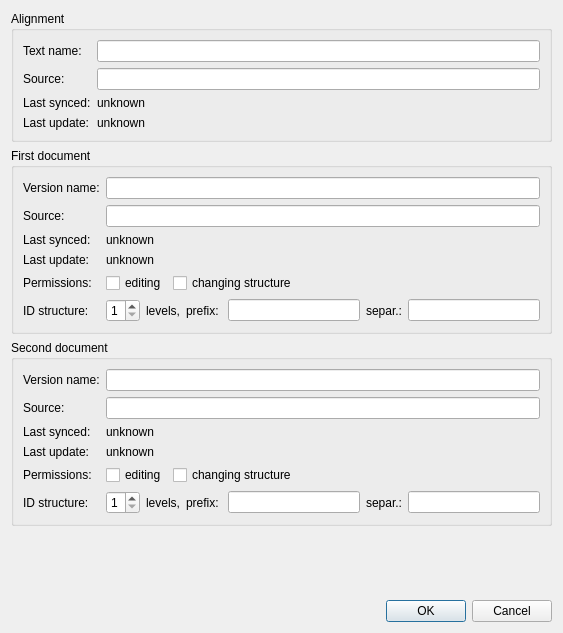
<?xml version="1.0" encoding="UTF-8"?>
<ui version="4.0">
 <class>AlignmentAttrDialog</class>
 <widget class="QDialog" name="AlignmentAttrDialog">
  <property name="geometry">
   <rect>
    <x>0</x>
    <y>0</y>
    <width>563</width>
    <height>633</height>
   </rect>
  </property>
  <property name="sizePolicy">
   <sizepolicy hsizetype="Preferred" vsizetype="Minimum">
    <horstretch>0</horstretch>
    <verstretch>0</verstretch>
   </sizepolicy>
  </property>
  <property name="windowTitle">
   <string>Dialog</string>
  </property>
  <layout class="QVBoxLayout" name="verticalLayout">
   <item>
    <widget class="QGroupBox" name="alBox">
     <property name="sizePolicy">
      <sizepolicy hsizetype="Preferred" vsizetype="Preferred">
       <horstretch>0</horstretch>
       <verstretch>0</verstretch>
      </sizepolicy>
     </property>
     <property name="title">
      <string>Alignment</string>
     </property>
     <layout class="QFormLayout" name="formLayout">
      <property name="fieldGrowthPolicy">
       <enum>QFormLayout::ExpandingFieldsGrow</enum>
      </property>
      <item row="1" column="0">
       <widget class="QLabel" name="label_textName">
        <property name="text">
         <string>Text name:</string>
        </property>
       </widget>
      </item>
      <item row="1" column="1">
       <widget class="QLineEdit" name="edit_textName"/>
      </item>
      <item row="3" column="0">
       <widget class="QLabel" name="label_source">
        <property name="text">
         <string>Source:</string>
        </property>
       </widget>
      </item>
      <item row="3" column="1">
       <widget class="QLineEdit" name="edit_source"/>
      </item>
      <item row="5" column="0">
       <widget class="QLabel" name="label_lastSync">
        <property name="text">
         <string>Last synced:</string>
        </property>
       </widget>
      </item>
      <item row="5" column="1">
       <widget class="QLabel" name="lastSynced">
        <property name="text">
         <string>unknown</string>
        </property>
       </widget>
      </item>
      <item row="7" column="0">
       <widget class="QLabel" name="label_lastUpdate">
        <property name="text">
         <string>Last update:</string>
        </property>
       </widget>
      </item>
      <item row="7" column="1">
       <widget class="QLabel" name="lastUpdate">
        <property name="text">
         <string>unknown</string>
        </property>
       </widget>
      </item>
     </layout>
    </widget>
   </item>
   <item>
    <widget class="QGroupBox" name="ver1Box">
     <property name="sizePolicy">
      <sizepolicy hsizetype="Preferred" vsizetype="Preferred">
       <horstretch>0</horstretch>
       <verstretch>0</verstretch>
      </sizepolicy>
     </property>
     <property name="title">
      <string>First document</string>
     </property>
     <layout class="QGridLayout" name="gridLayout_2">
      <item row="0" column="0">
       <widget class="QLabel" name="label_v1Name">
        <property name="text">
         <string>Version name:</string>
        </property>
       </widget>
      </item>
      <item row="0" column="1">
       <widget class="QLineEdit" name="edit_v1Name"/>
      </item>
      <item row="1" column="0">
       <widget class="QLabel" name="label_v1Source">
        <property name="text">
         <string>Source:</string>
        </property>
       </widget>
      </item>
      <item row="1" column="1">
       <widget class="QLineEdit" name="edit_v1Source"/>
      </item>
      <item row="2" column="0">
       <widget class="QLabel" name="label_v1LastSync">
        <property name="text">
         <string>Last synced:</string>
        </property>
       </widget>
      </item>
      <item row="2" column="1">
       <widget class="QLabel" name="v1LastSynced">
        <property name="text">
         <string>unknown</string>
        </property>
       </widget>
      </item>
      <item row="3" column="0">
       <widget class="QLabel" name="label_v1LastUpdate">
        <property name="text">
         <string>Last update:</string>
        </property>
       </widget>
      </item>
      <item row="3" column="1">
       <widget class="QLabel" name="v1LastUpdated">
        <property name="text">
         <string>unknown</string>
        </property>
       </widget>
      </item>
      <item row="4" column="0">
       <widget class="QLabel" name="label_v1Perm">
        <property name="text">
         <string>Permissions:</string>
        </property>
       </widget>
      </item>
      <item row="4" column="1">
       <layout class="QHBoxLayout" name="horizontalLayout_3">
        <item>
         <widget class="QCheckBox" name="permv1Editing">
          <property name="text">
           <string>editing</string>
          </property>
         </widget>
        </item>
        <item>
         <widget class="QCheckBox" name="permv1ChStruct">
          <property name="sizePolicy">
           <sizepolicy hsizetype="Expanding" vsizetype="Fixed">
            <horstretch>0</horstretch>
            <verstretch>0</verstretch>
           </sizepolicy>
          </property>
          <property name="text">
           <string>changing structure</string>
          </property>
         </widget>
        </item>
       </layout>
      </item>
      <item row="5" column="0">
       <widget class="QLabel" name="label_v1IDStruct">
        <property name="text">
         <string>ID structure:</string>
        </property>
       </widget>
      </item>
      <item row="5" column="1">
       <layout class="QHBoxLayout" name="horizontalLayout_1">
        <item>
         <widget class="QSpinBox" name="edit_v1Levels">
          <property name="minimum">
           <number>1</number>
          </property>
          <property name="maximum">
           <number>2</number>
          </property>
         </widget>
        </item>
        <item>
         <widget class="QLabel" name="label_v1Levels">
          <property name="text">
           <string>levels,</string>
          </property>
         </widget>
        </item>
        <item>
         <widget class="QLabel" name="label_v1Prefix">
          <property name="text">
           <string>prefix: </string>
          </property>
         </widget>
        </item>
        <item>
         <widget class="QLineEdit" name="edit_v1prefix"/>
        </item>
        <item>
         <widget class="QLabel" name="label_v1Separ">
          <property name="text">
           <string>separ.:</string>
          </property>
         </widget>
        </item>
        <item>
         <widget class="QLineEdit" name="edit_v1Separ"/>
        </item>
       </layout>
      </item>
     </layout>
    </widget>
   </item>
   <item>
    <widget class="QGroupBox" name="ver2Box">
     <property name="sizePolicy">
      <sizepolicy hsizetype="Preferred" vsizetype="Preferred">
       <horstretch>0</horstretch>
       <verstretch>0</verstretch>
      </sizepolicy>
     </property>
     <property name="title">
      <string>Second document</string>
     </property>
     <layout class="QGridLayout" name="gridLayout">
      <item row="0" column="0">
       <widget class="QLabel" name="label_v2Name">
        <property name="text">
         <string>Version name:</string>
        </property>
       </widget>
      </item>
      <item row="0" column="1">
       <widget class="QLineEdit" name="edit_v2Name"/>
      </item>
      <item row="1" column="0">
       <widget class="QLabel" name="label_v2Source">
        <property name="text">
         <string>Source:</string>
        </property>
       </widget>
      </item>
      <item row="1" column="1">
       <widget class="QLineEdit" name="edit_v2Source"/>
      </item>
      <item row="2" column="0">
       <widget class="QLabel" name="label_v2LastSync">
        <property name="text">
         <string>Last synced:</string>
        </property>
       </widget>
      </item>
      <item row="2" column="1">
       <widget class="QLabel" name="v2LastSynced">
        <property name="text">
         <string>unknown</string>
        </property>
       </widget>
      </item>
      <item row="3" column="0">
       <widget class="QLabel" name="label_v2LastUpdate">
        <property name="text">
         <string>Last update:</string>
        </property>
       </widget>
      </item>
      <item row="3" column="1">
       <widget class="QLabel" name="v2LastUpdated">
        <property name="text">
         <string>unknown</string>
        </property>
       </widget>
      </item>
      <item row="4" column="0">
       <widget class="QLabel" name="label_v2Perm">
        <property name="text">
         <string>Permissions:</string>
        </property>
       </widget>
      </item>
      <item row="4" column="1">
       <layout class="QHBoxLayout" name="horizontalLayout_4">
        <item>
         <widget class="QCheckBox" name="permv2Editing">
          <property name="sizePolicy">
           <sizepolicy hsizetype="Preferred" vsizetype="Fixed">
            <horstretch>0</horstretch>
            <verstretch>0</verstretch>
           </sizepolicy>
          </property>
          <property name="text">
           <string>editing</string>
          </property>
         </widget>
        </item>
        <item>
         <widget class="QCheckBox" name="permv2ChStruct">
          <property name="sizePolicy">
           <sizepolicy hsizetype="Expanding" vsizetype="Fixed">
            <horstretch>0</horstretch>
            <verstretch>0</verstretch>
           </sizepolicy>
          </property>
          <property name="text">
           <string>changing structure</string>
          </property>
         </widget>
        </item>
       </layout>
      </item>
      <item row="5" column="0">
       <widget class="QLabel" name="label_v2IDStruct">
        <property name="text">
         <string>ID structure:</string>
        </property>
       </widget>
      </item>
      <item row="5" column="1">
       <layout class="QHBoxLayout" name="horizontalLayout_2">
        <item>
         <widget class="QSpinBox" name="edit_v2Levels">
          <property name="minimum">
           <number>1</number>
          </property>
          <property name="maximum">
           <number>2</number>
          </property>
         </widget>
        </item>
        <item>
         <widget class="QLabel" name="label_v2Levels">
          <property name="text">
           <string>levels,</string>
          </property>
         </widget>
        </item>
        <item>
         <widget class="QLabel" name="label_v2Prefix">
          <property name="text">
           <string>prefix: </string>
          </property>
         </widget>
        </item>
        <item>
         <widget class="QLineEdit" name="edit_v2prefix"/>
        </item>
        <item>
         <widget class="QLabel" name="label_v2Separ">
          <property name="text">
           <string>separ.:</string>
          </property>
         </widget>
        </item>
        <item>
         <widget class="QLineEdit" name="edit_v2Separ"/>
        </item>
       </layout>
      </item>
     </layout>
    </widget>
   </item>
   <item>
    <widget class="QLabel" name="label_warning">
     <property name="sizePolicy">
      <sizepolicy hsizetype="Preferred" vsizetype="MinimumExpanding">
       <horstretch>0</horstretch>
       <verstretch>0</verstretch>
      </sizepolicy>
     </property>
     <property name="text">
      <string/>
     </property>
     <property name="alignment">
      <set>Qt::AlignCenter</set>
     </property>
     <property name="wordWrap">
      <bool>true</bool>
     </property>
    </widget>
   </item>
   <item>
    <widget class="QDialogButtonBox" name="buttonBox">
     <property name="orientation">
      <enum>Qt::Horizontal</enum>
     </property>
     <property name="standardButtons">
      <set>QDialogButtonBox::Cancel|QDialogButtonBox::Ok</set>
     </property>
    </widget>
   </item>
  </layout>
 </widget>
 <resources/>
 <connections>
  <connection>
   <sender>buttonBox</sender>
   <signal>accepted()</signal>
   <receiver>AlignmentAttrDialog</receiver>
   <slot>accept()</slot>
   <hints>
    <hint type="sourcelabel">
     <x>248</x>
     <y>254</y>
    </hint>
    <hint type="destinationlabel">
     <x>157</x>
     <y>274</y>
    </hint>
   </hints>
  </connection>
  <connection>
   <sender>buttonBox</sender>
   <signal>rejected()</signal>
   <receiver>AlignmentAttrDialog</receiver>
   <slot>reject()</slot>
   <hints>
    <hint type="sourcelabel">
     <x>316</x>
     <y>260</y>
    </hint>
    <hint type="destinationlabel">
     <x>286</x>
     <y>274</y>
    </hint>
   </hints>
  </connection>
 </connections>
</ui>
